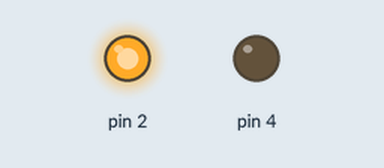
Recording of a sketch running on a simulated Arduino Uno, built with avr-gcc and run on an emulated ATmega328P. Parts: output pins drawn as LEDs (lit = HIGH).

Above: at 2.5 s.
At 9.5 s:
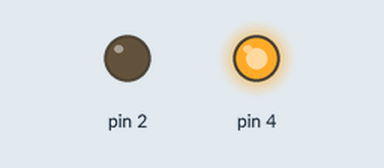
At 13.0 s:
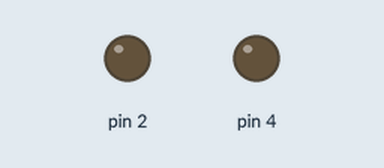
Timing chart, 0 to 18.2 s (numbered marks = the images above):
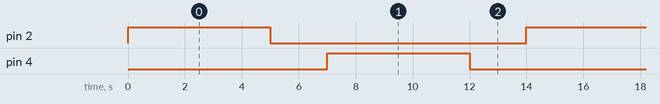

The sketch:

DC_motor_IC.ino
```cpp
/*
DC motor with IC cw/ccw
the motor will turn clockwise(cw) then it will turn counter clockwise(ccw)
*/

const int cw  = 2;
const int ccw = 4;

void setup() {
// defining pins as output
pinMode(2,OUTPUT);
pinMode(4,OUTPUT);
}

void loop() {
/*
motor will turn cw for 5sec then stop for 2sec then it will turn ccw for 5sec
then stop another 2sec then restart and repeat
*/
digitalWrite(2,HIGH);
delay(5000);
digitalWrite(2,LOW);
delay(2000);
digitalWrite(4,HIGH);
delay(5000);
digitalWrite(4,LOW);
delay(2000);
}
```

Measured:
- by itself, pin 2, pin 4: alternates HIGH for 5.0 s and LOW for 9.0 s
- by itself, everything shown: repeats every 14.0 s, in 4 steps
